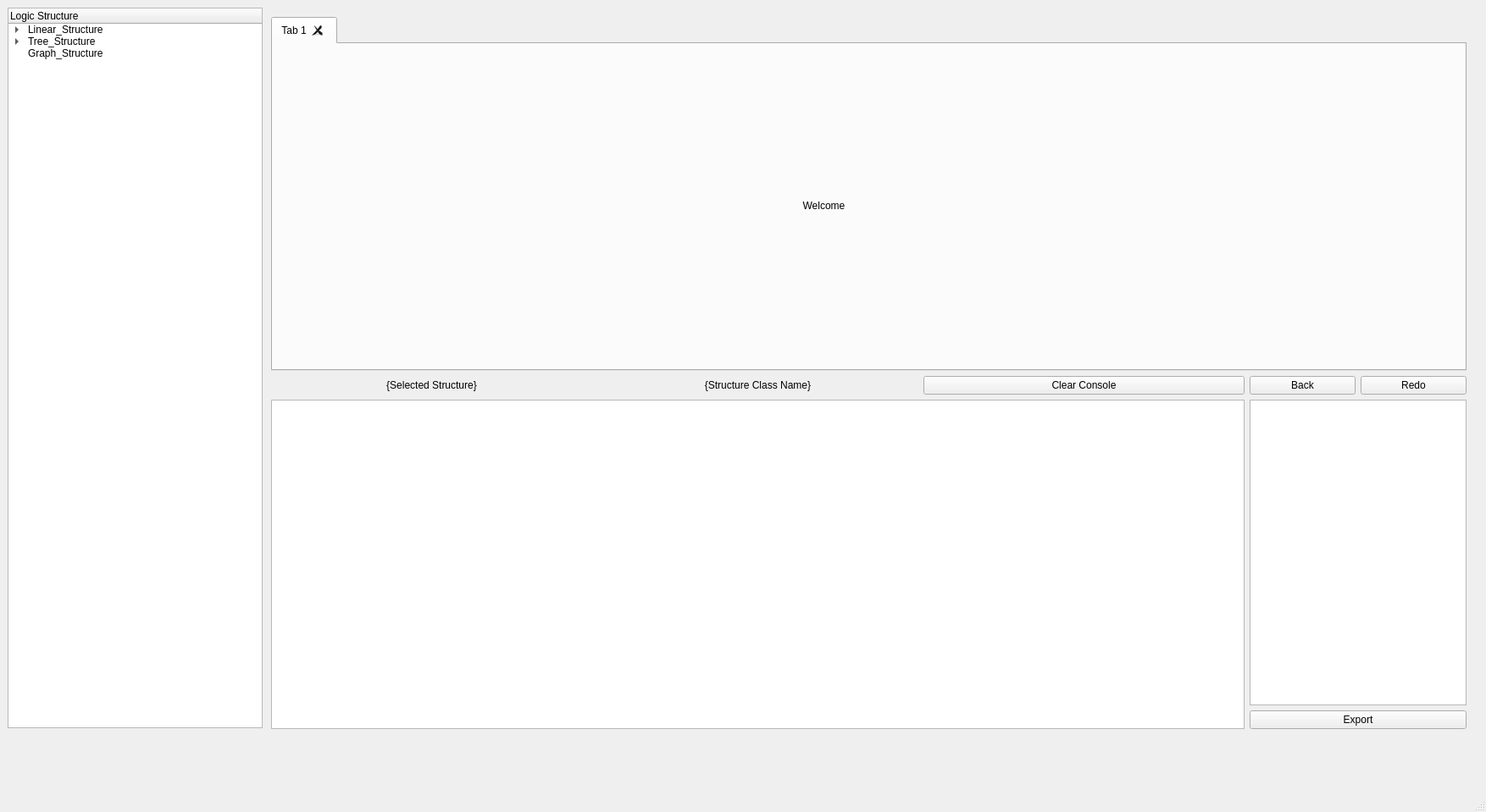
<?xml version="1.0" encoding="UTF-8"?>
<ui version="4.0">
 <class>Window</class>
 <widget class="QMainWindow" name="Window">
  <property name="geometry">
   <rect>
    <x>0</x>
    <y>0</y>
    <width>1754</width>
    <height>959</height>
   </rect>
  </property>
  <property name="windowTitle">
   <string>Window</string>
  </property>
  <widget class="QWidget" name="centralwidget">
   <widget class="QTreeWidget" name="treeWidget">
    <property name="geometry">
     <rect>
      <x>9</x>
      <y>9</y>
      <width>301</width>
      <height>851</height>
     </rect>
    </property>
    <column>
     <property name="text">
      <string>Logic Structure</string>
     </property>
    </column>
    <item>
     <property name="text">
      <string>Linear_Structure</string>
     </property>
     <item>
      <property name="text">
       <string>Linear_List</string>
      </property>
     </item>
     <item>
      <property name="text">
       <string>Stack</string>
      </property>
     </item>
     <item>
      <property name="text">
       <string>Skip_List</string>
      </property>
     </item>
    </item>
    <item>
     <property name="text">
      <string>Tree_Structure</string>
     </property>
     <item>
      <property name="text">
       <string>Binary_Tree</string>
      </property>
     </item>
     <item>
      <property name="text">
       <string>Tree</string>
      </property>
     </item>
     <item>
      <property name="text">
       <string>Search_Tree</string>
      </property>
      <item>
       <property name="text">
        <string>AVL</string>
       </property>
      </item>
      <item>
       <property name="text">
        <string>Red_Black_Tree</string>
       </property>
      </item>
      <item>
       <property name="text">
        <string>B_Tree</string>
       </property>
      </item>
      <item>
       <property name="text">
        <string>B+_Tree</string>
       </property>
      </item>
     </item>
    </item>
    <item>
     <property name="text">
      <string>Graph_Structure</string>
     </property>
    </item>
   </widget>
   <widget class="QWidget" name="layoutWidget">
    <property name="geometry">
     <rect>
      <x>320</x>
      <y>20</y>
      <width>1411</width>
      <height>841</height>
     </rect>
    </property>
    <layout class="QVBoxLayout" name="verticalLayout_3">
     <item>
      <widget class="QTabWidget" name="tabWidget">
       <property name="currentIndex">
        <number>0</number>
       </property>
       <property name="tabsClosable">
        <bool>true</bool>
       </property>
       <property name="movable">
        <bool>true</bool>
       </property>
       <widget class="QWidget" name="tab">
        <attribute name="title">
         <string>Tab 1</string>
        </attribute>
        <widget class="QLabel" name="label_2">
         <property name="geometry">
          <rect>
           <x>350</x>
           <y>90</y>
           <width>601</width>
           <height>201</height>
          </rect>
         </property>
         <property name="text">
          <string>Welcome</string>
         </property>
         <property name="alignment">
          <set>Qt::AlignmentFlag::AlignCenter</set>
         </property>
        </widget>
       </widget>
      </widget>
     </item>
     <item>
      <layout class="QHBoxLayout" name="horizontalLayout_2">
       <item>
        <layout class="QVBoxLayout" name="verticalLayout" stretch="0,2">
         <item>
          <layout class="QHBoxLayout" name="horizontalLayout">
           <item>
            <widget class="QLabel" name="label">
             <property name="text">
              <string>{Selected Structure}</string>
             </property>
             <property name="alignment">
              <set>Qt::AlignmentFlag::AlignCenter</set>
             </property>
            </widget>
           </item>
           <item>
            <widget class="QLabel" name="label_selected">
             <property name="text">
              <string>{Structure Class Name}</string>
             </property>
             <property name="alignment">
              <set>Qt::AlignmentFlag::AlignCenter</set>
             </property>
            </widget>
           </item>
           <item>
            <widget class="QPushButton" name="button_clear_console">
             <property name="text">
              <string>Clear Console</string>
             </property>
            </widget>
           </item>
          </layout>
         </item>
         <item>
          <widget class="QTextBrowser" name="console">
           <property name="focusPolicy">
            <enum>Qt::FocusPolicy::NoFocus</enum>
           </property>
          </widget>
         </item>
        </layout>
       </item>
       <item>
        <layout class="QVBoxLayout" name="verticalLayout_2" stretch="1">
         <item>
          <layout class="QGridLayout" name="gridLayout">
           <item row="0" column="0">
            <widget class="QPushButton" name="button_back">
             <property name="text">
              <string>Back</string>
             </property>
            </widget>
           </item>
           <item row="0" column="1">
            <widget class="QPushButton" name="button_redo">
             <property name="text">
              <string>Redo</string>
             </property>
            </widget>
           </item>
           <item row="1" column="0" colspan="2">
            <widget class="QTextBrowser" name="textBrowser_2"/>
           </item>
           <item row="2" column="0" colspan="2">
            <widget class="QPushButton" name="button_export">
             <property name="text">
              <string>Export</string>
             </property>
            </widget>
           </item>
          </layout>
         </item>
        </layout>
       </item>
      </layout>
     </item>
    </layout>
   </widget>
  </widget>
  <widget class="QMenuBar" name="menubar">
   <property name="geometry">
    <rect>
     <x>0</x>
     <y>0</y>
     <width>1754</width>
     <height>29</height>
    </rect>
   </property>
  </widget>
  <widget class="QStatusBar" name="statusbar"/>
 </widget>
 <resources/>
 <connections/>
</ui>
